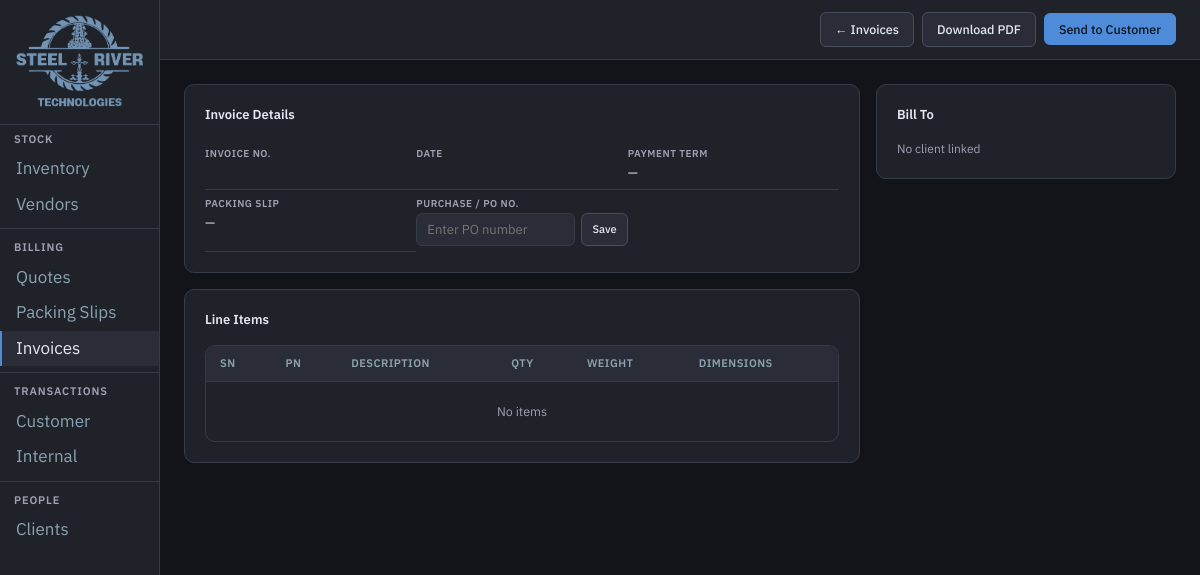
Before: /invoices/INV03212026-001 with the older database file.
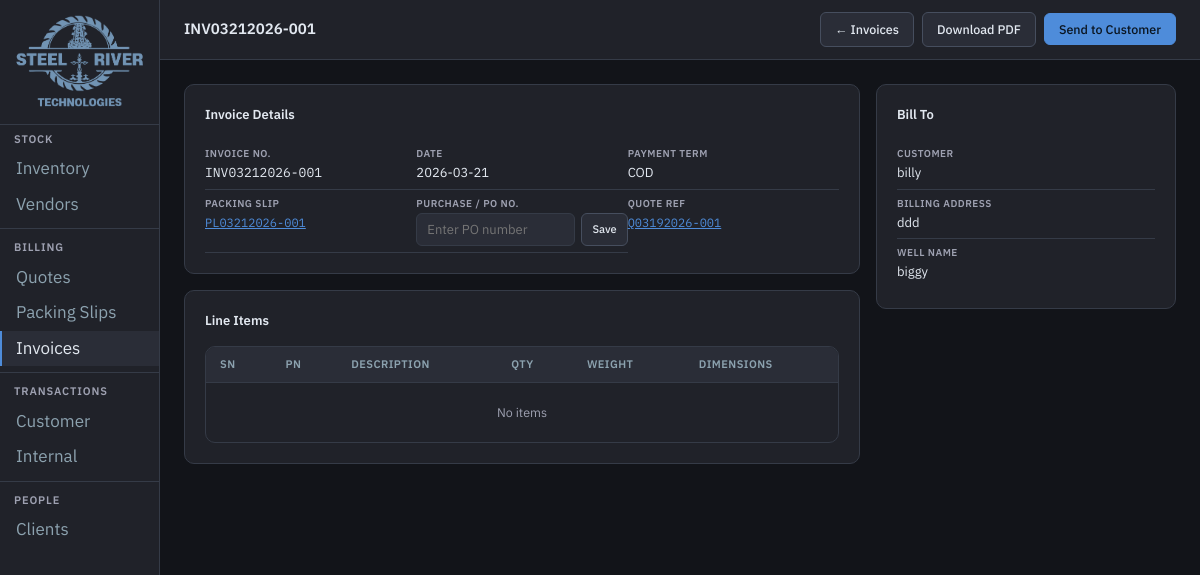
After: the same page with the newer database file.
### tables this page shows
CREATE TABLE Invoice (
    invoice_number      TEXT PRIMARY KEY,
    packing_slip_number TEXT REFERENCES Packing_Slip(packing_slip_number),
    purchase_number     TEXT,
    payment_term        TEXT,
    invoice_date        TEXT,
    client_id           TEXT REFERENCES Clients(client_id)
);

CREATE TABLE Packing_Slip (
    packing_slip_number  TEXT PRIMARY KEY,
    quote_number         TEXT REFERENCES Quote(quote_number),
    packing_slip_date    TEXT,
    po_number            TEXT,
    ship_via             TEXT,
    delivered_by         TEXT,
    ship_from            TEXT,
    ship_to              TEXT,
    client_id            TEXT REFERENCES Clients(client_id)
);

CREATE TABLE Quote (
    quote_number          TEXT PRIMARY KEY,
    quote_date            TEXT NOT NULL,
    quote_expiration_date TEXT,
    payment_term          TEXT,
    ship_to               TEXT,
    ship_from             TEXT,
    sales_tax_rate        REAL DEFAULT 0,
    client_id             TEXT REFERENCES Clients(client_id)
);

CREATE TABLE Clients (
    client_id       TEXT PRIMARY KEY,
    customer_name   TEXT NOT NULL,
    well_name       TEXT,
    well_address    TEXT,
    billing_address TEXT
);

### app/routes/invoices.py (the view)
@router.get("/{inv_number}", response_class=HTMLResponse)
def inv_detail(request: Request, inv_number: str):
    db = get_db()
    inv = db.execute(
        "SELECT * FROM Invoice WHERE invoice_number=?", (inv_number,)
    ).fetchone()
    pl = (
        db.execute(
            "SELECT * FROM Packing_Slip WHERE packing_slip_number=?",
            (inv["packing_slip_number"],),
        ).fetchone()
        if inv and inv["packing_slip_number"]
        else None
    )
    client = (
        db.execute(
            "SELECT * FROM Clients WHERE client_id=?", (inv["client_id"],)
        ).fetchone()
        if inv and inv["client_id"]
        else None
    )
    quote = None
    items = []
    if pl and pl["quote_number"]:
        quote = db.execute(
            "SELECT * FROM Quote WHERE quote_number=?", (pl["quote_number"],)
        ).fetchone()
        items = db.execute(
            """
            SELECT qi.*, p.product_service_description, p.weight, p.dimensions
            FROM Quote_Items qi JOIN Product p ON qi.parts_number=p.parts_number
            WHERE qi.quote_number=?
        """,
            (pl["quote_number"],),
        ).fetchall()
    db.close()
    return templates.TemplateResponse(
        "invoices/detail.html",
        {
            "request": request,
            "inv": inv,
            "pl": pl,
            "client": client,
            "quote": quote,
            "items": items,
            "payment_terms": PAYMENT_TERMS,
        },
    )

### app/templates/invoices/detail.html (shortened to what this page needs)
{% extends "base.html" %}
{% block page_title %}{{ inv.invoice_number }}{% endblock %}
{% set active = "invoices" %}
{% block topbar_actions %}
<a href="/invoices/" class="btn">← Invoices</a>
<a href="/invoices/{{ inv.invoice_number }}/pdf" class="btn" target="_blank">Download PDF</a>
<button class="btn btn-primary" onclick="openEmailModal()">Send to Customer</button>
{% endblock %}
{% block content %}
<div style="display:grid;grid-template-columns:1fr 300px;gap:16px;align-items:start;">
  <div>
    <div class="card" style="margin-bottom:16px;">
      <div class="card-title">Invoice Details</div>
      <div style="display:grid;grid-template-columns:1fr 1fr 1fr;gap:0;">
        <div class="detail-row"><div class="detail-label">Invoice No.</div><div class="detail-value doc-num">{{ inv.invoice_number }}</div></div>
        <div class="detail-row"><div class="detail-label">Date</div><div class="detail-value">{{ inv.invoice_date }}</div></div>
        <div class="detail-row"><div class="detail-label">Payment Term</div><div class="detail-value">{{ inv.payment_term or "—" }}</div></div>
        <div class="detail-row"><div class="detail-label">Packing Slip</div>
          <div class="detail-value">{% if pl %}<a href="/packing-slips/{{ pl.packing_slip_number }}" class="doc-num">{{ pl.packing_slip_number }}</a>{% else %}—{% endif %}</div>
        </div>
        <div class="detail-row">
          <div class="detail-label">Purchase / PO No.</div>
          <div class="detail-value">
            <form method="post" action="/invoices/{{ inv.invoice_number }}/update-po" style="display:flex;gap:6px;">
              <input type="text" name="purchase_number" value="{{ inv.purchase_number or '' }}"
                     placeholder="Enter PO number" style="max-width:160px;">
              <button type="submit" class="btn btn-sm">Save</button>
            </form>
          </div>
        </div>
        {% if quote %}
        <div class="detail-row"><div class="detail-label">Quote Ref</div>
          <div class="detail-value"><a href="/quotes/{{ quote.quote_number }}" class="doc-num">{{ quote.quote_number }}</a></div>
        </div>
        {% endif %}
      </div>
    </div>
    <div class="card">
      <div class="card-title">Line Items</div>
      <div class="table-wrap">
      <table>
        <thead><tr><th>SN</th><th>PN</th><th>Description</th><th>Qty</th><th>Weight</th><th>Dimensions</th></tr></thead>
        <tbody>
        {% if not items %}<tr><td colspan="6" style="text-align:center;color:var(--text3);padding:20px;">No items</td></tr>{% endif %}
        </tbody>
      </table>
      </div>
    </div>
  </div>
  <div class="card">
    <div class="card-title">Bill To</div>
    {% if client %}
    <div class="detail-row"><div class="detail-label">Customer</div><div class="detail-value">{{ client.customer_name }}</div></div>
    <div class="detail-row"><div class="detail-label">Billing Address</div><div class="detail-value">{{ client.billing_address or "—" }}</div></div>
    <div class="detail-row"><div class="detail-label">Well Name</div><div class="detail-value">{{ client.well_name or "—" }}</div></div>
    {% else %}<div style="color:var(--text3);font-size:12px;">No client linked</div>{% endif %}
  </div>
</div>
{% endblock %}

Changed rows visible on the page:
added Invoice: invoice_number "INV03212026-001", invoice_date "2026-03-21", payment_term "COD"
added Packing_Slip: packing_slip_number "PL03212026-001"
now on this page (row unchanged): Quote: quote_number "Q03192026-001"
now on this page (row unchanged): Clients: customer_name "billy", billing_address "ddd", well_name "biggy"
Other visible differences:
{{ inv.payment_term or "—" }}: "—" → (not shown)
text no longer shown: "— No client linked"
text now shown: "QUOTE REF CUSTOMER BILLING ADDRESS WELL NAME"
